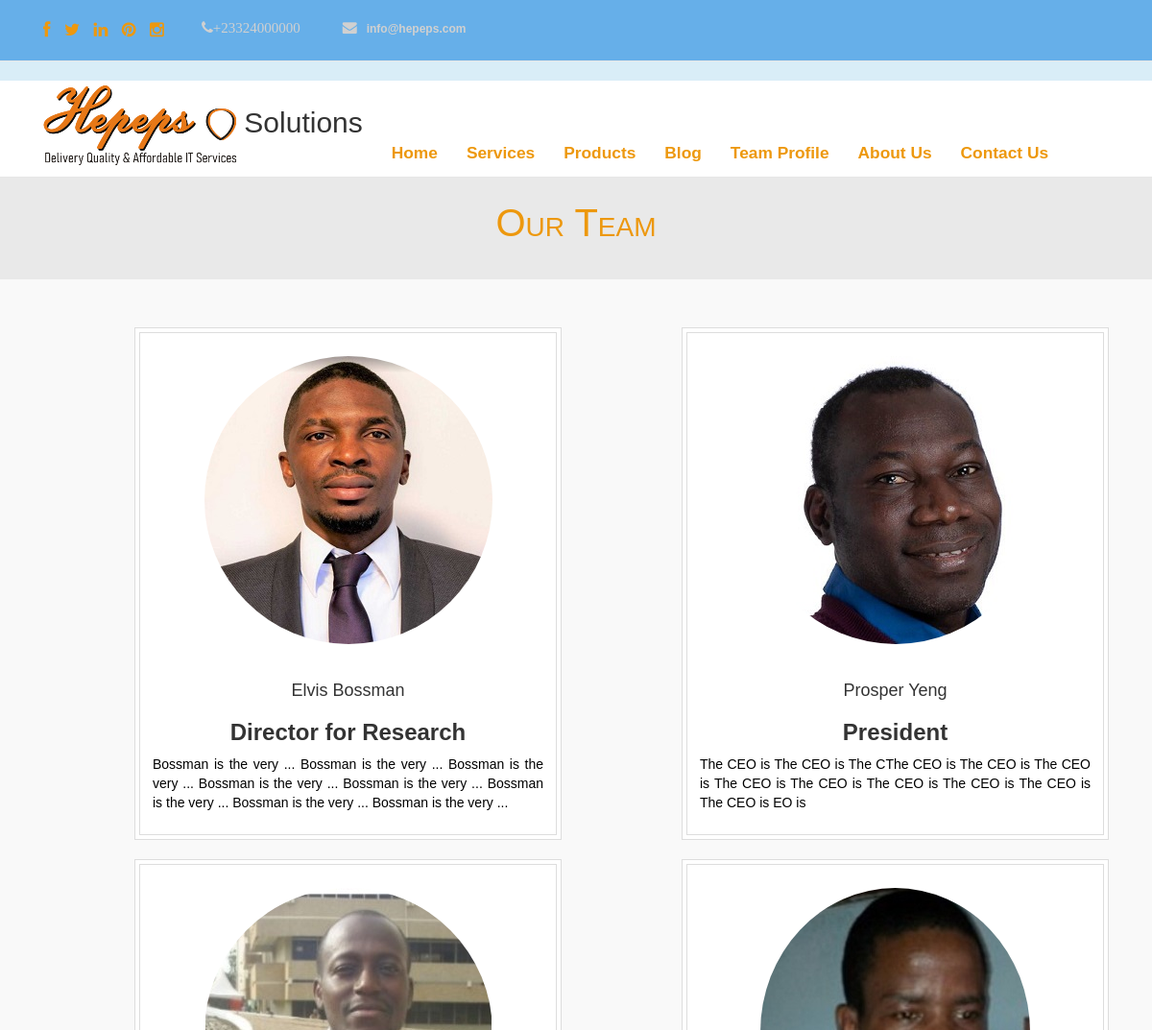
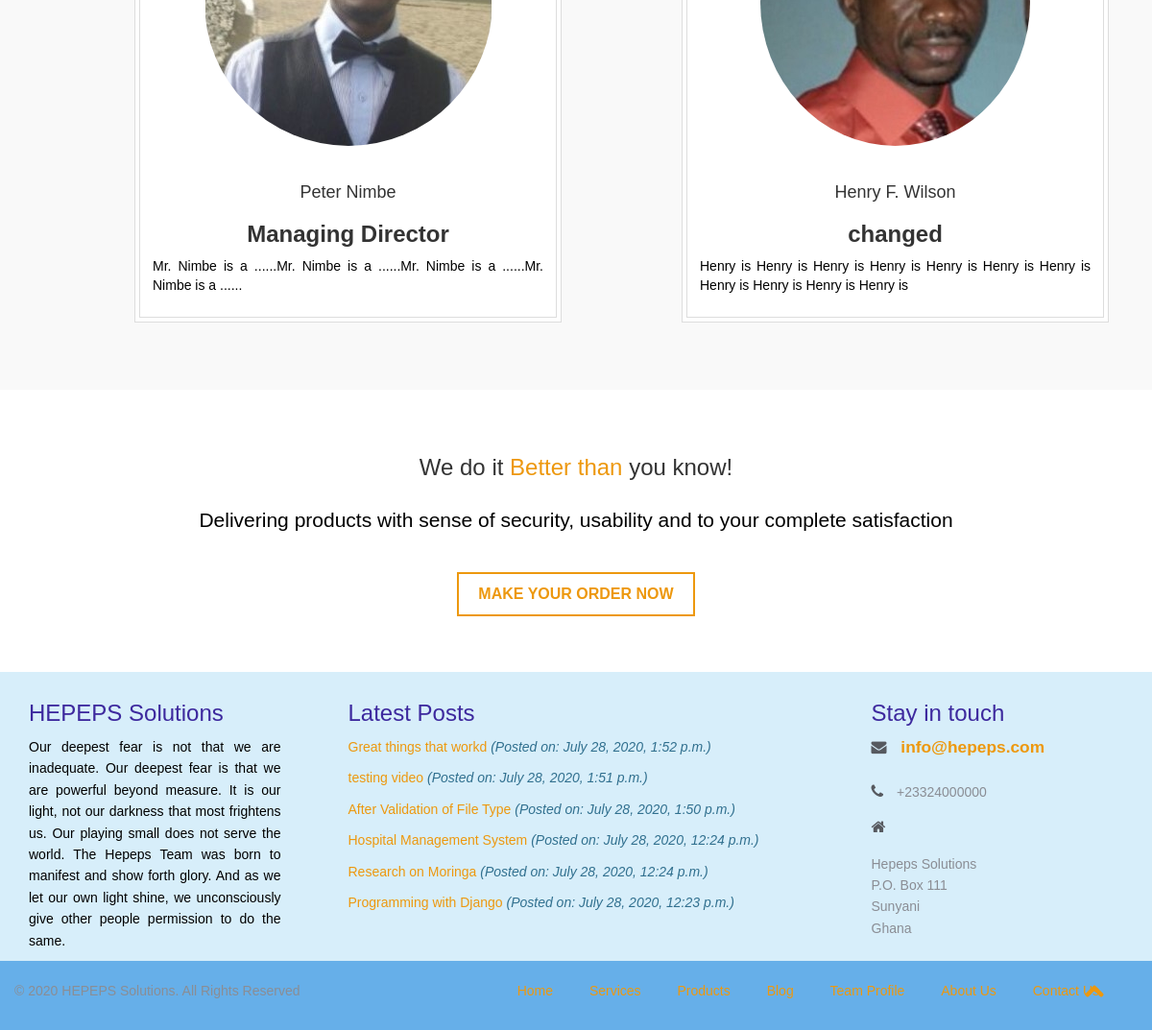
Page /team/ on the committed database (2 pictures, top to bottom).
### contact/models.py (models this page shows)
class Contact(models.Model):
    office_phone = models.CharField(max_length=15)
    mobile_phone = models.CharField(validators=[phone_regex], max_length=15)
    email = models.EmailField(max_length=100)
    website = models.CharField(max_length=100)
    postal = models.TextField()
    photo_url = models.FileField(upload_to='contact', blank=True, null=True)
    publish = models.BooleanField(default=True)
    created_on = models.DateField(auto_now_add=True)
    modified_on = models.DateField(auto_now=True)

### team/models.py (models this page shows, shortened)
class Team(models.Model):
    first_name = models.CharField(max_length=200)
    last_name = models.CharField(max_length=200)
    other_names = models.CharField(max_length=200, null=True, blank=True)
    img_url = models.FileField(upload_to='team')
    Bio = models.TextField(max_length=5000)
    role = models.ForeignKey(Role, on_delete=models.CASCADE)
    display_order = models.IntegerField(default=1)
    created_on = models.DateTimeField(auto_now_add=True)
    modified_on = models.DateTimeField(auto_now=True)
    is_active = models.BooleanField(default=True)
    class Meta:
        verbose_name_plural = 'Hepeps Team'

class Role(models.Model):
    name = models.CharField(max_length=200)
    is_active = models.BooleanField(default=True)
    def __str__(self):
        return self.name

### blog/models.py (models this page shows, shortened)
class Blog(models.Model):
    blog_category = models.ForeignKey(BlogCategory, max_length=100, on_delete=models.CASCADE)
    title = models.CharField(max_length=200)
    description = models.TextField(max_length=5000)
    blog_img = models.FileField(upload_to='blog')
    img_title = models.CharField(max_length=200)
    post_date = models.DateTimeField(auto_now_add=True)
    post_by = models.ForeignKey(Team, default=1, verbose_name="Post By", on_delete=models.SET_DEFAULT)
    publish = models.BooleanField(default=True)
    class Meta:
        verbose_name_plural = 'Blog'
    def __str__(self):
        return self.title

### team/views.py (the view)
# urls.py: path('', views.index, name='index'),
def index(request):
    result_list = Team.objects.filter(is_active=True)
    return render(request, 'team/index.html', {'result_list': result_list})

### home/context_processor.py (called while the page is built)
def basic_info(request):
    blog_links = Blog.objects.filter(publish=True).order_by('-id')[:15]
    blog_category_links = BlogCategory.objects.filter(publish=True).order_by('-id')[:10]
    current_year = datetime.datetime.now().year
    if current_year != 2020:
        copy_right_year = '2020-' + str(current_year)
    else:
        copy_right_year = str(current_year)
    footer_blog = Blog.objects.filter(publish=True).order_by('-id')[:9]
    contact_info = Contact.objects.all().first()
    content = {
        'blog_category_links': blog_category_links,
        'blog_links': blog_links,
        'copy_right_year': copy_right_year,
        'contact_info': contact_info,
        'footer_blog': footer_blog,
    }
    return content

### team/templates/team/index.html (shortened to what this page needs)
{% extends 'base.html' %}
{% block content %}
  <div class="jumbotron">
    <h2>Our Team</h2>
  </div>
  <div class="our-services">
    <div class="container">
     <div class="col-md-12">
          <div class="row">
            {% for item in result_list %}
            <div class="col-md-offset-1 col-md-5 col-sm-12">
              <div class="thumbnail">
                <div class="img-thumbnail">
                  <img src="{{item.img_url.url}}" alt="">
                  <div class="caption">
                    <h4>{{item.first_name}} {% if item.other_names %} {{ item.other_names}} {% endif %} {{ item.last_name}} </h4>
                    <h3><b>{{item.role}}</b> </h3>
                    <p>{{item.Bio}} </p>
                  </div>
                </div>
              </div>
            </div>
              {% endfor %}
              </div>
         </div>
    </div>
  </div>
  {% endblock content %}

### templates/header.html (shortened to what this page needs)
<div class="fixed-top">
    <header class="bg-info">
        <nav div class="navbar navbar-default navbar-static-top info-nav" role="navigation">
          <div class="container">
            <ul class="social-network">
              <li><a href="https://www.facebook.com" data-placement="top" title="Facebook"><i class="fa fa-facebook fa-1x"></i></a></li>
              <li><a href="https://www.twitter.com" data-placement="top" title="Twitter"><i class="fa fa-twitter fa-1x"></i></a></li>
              <li><a href="https://www.linkedin.com" data-placement="top" title="Linkedin"><i class="fa fa-linkedin fa-1x"></i></a></li>
              <li><a href="https://www.pinterest.com" data-placement="top" title="Pinterest"><i class="fa fa-pinterest fa-1x"></i></a></li>
              <li><a href="https://www.instagram.com" data-placement="top" title="Instagram"><i class="fa fa-instagram fa-1x"></i></a></li>
            </ul>
            <ul class="info">
              <li>
                <p><i class="fa fa-phone">{{ contact_info.office_phone }}</p></i>
              </li>
              <li><a href="#">
                  <p><i class="fa fa-envelope"></i>{{ contact_info.email }}</p></a></li>
            </ul>
          </div>
        </nav>
        <nav class="navbar navbar-default navbar-static-top" role="navigation">
          <div class="navigation">
            <div class="container">
              <div class="navbar-header">
                <div class="navbar-brand logo-img">
                    {% load static %}
                  <a  href="{% url 'home:index' %}">
                      <h1>
                          <img src="{% static 'img/logo.png' %}" alt=""> Solutions
                      </h1>
                  </a>
                </div>
              </div>
              <div class="navbar-collapse collapse">
                <ul class="nav navbar-nav main-menu">
                    <li role="presentation"><a href="{% url 'home:index' %}">Home</a></li>
                    <li role="presentation"><a href="{% url 'service:index' %}">Services</a></li>
                    <li role="presentation"><a href="{% url 'product:index' %}">Products</a></li>
                    <li role="presentation"><a href="{% url 'blog:index' 0 %}">Blog</a></li>
                    <li role="presentation"><a href="{% url 'staff_profile:index' %}">Team Profile</a></li>
                    <li role="presentation"><a href="{% url 'about:index' %}">About Us</a></li>
                    <li role="presentation"><a href="{% url 'contact:index' %}">Contact Us</a></li>
                </ul>
              </div>
            </div>
          </div>
        </nav>
    </header>
</div>

### templates/footer.html (shortened to what this page needs)
<footer>
    <div class="inner-footer">
      <div class="container">
        <div class="row">
          <div class="col-md-3 f-about">
            <a href="{% url 'home:index' %}">
              <h3 class="widgetheading">HEPEPS Solutions</h3>
            </a>
            <p>Our deepest fear is not that we are inadequate.
              Our deepest fear is that we are powerful beyond measure.
              It is our light, not our darkness that most frightens us.
              Our playing small does not serve the world. The Hepeps
              Team was born to manifest and show forth glory.
              And as we let our own light shine, we unconsciously
              give other people permission to do the same.
            </p>
          </div>
          <div class="col-md-6 l-posts">
              {% if footer_blog %}
                <h3 class="widgetheading">Latest Posts</h3>
                <ul>
                    {% for item in footer_blog %}
                          <li>
                              <a href="{% url 'blog:index' item.id %}">{{ item }}
                                  <i class="text-info">(Posted on: {{ item.post_date }})</i>
                              </a>
                          </li>
                    {% endfor %}
                </ul>
              {% endif %}
          </div>
          <div class="col-md-3 f-contact">
            <h3 class="widgetheading">Stay in touch</h3>
            <a href="{% url 'contact:index' %}">
             <i class="fa fa-envelope"></i> {{ contact_info.email }}<br><br>
            </a>
            <p><i class="fa fa-phone"></i> {{ contact_info.office_phone }}</p>
            <p><i class="fa fa-home"></i> {{ contact_info.postal|linebreaks }}</p>
          </div>
        </div>
      </div>
    </div>
    <div class="last-div">
      <div class="container">
        <div class="row">
          <div class="copyright">
            &copy; {{ copy_right_year }} HEPEPS Solutions. All Rights Reserved
          </div>
          <nav class="foot-nav">
            <ul>
              <li><a href="{% url 'home:index' %}">Home</a></li>
              <li><a href="{% url 'service:index' %}">Services</a></li>
              <li><a href="{% url 'product:index' %}">Products</a></li>
              <li><a href="{% url 'blog:index' 0 %}">Blog</a></li>
              <li><a href="{% url 'staff_profile:index' %}">Team Profile</a></li>
              <li><a href="{% url 'about:index' %}">About Us</a></li>
              <li><a href="{% url 'contact:index' %}">Contact Us</a></li>
            </ul>
          </nav>
        </div>
      </div>
      <a href="" class="scrollup"><i class="fa fa-chevron-up"></i></a>
    </div>
  </footer>

### static/css/style.css (style rules this page uses)
body { font-family:Helvetica, Arial, 'Times New Roman', sans-serif; font-size:14px; font-weight:300; line-height:1.6em; color:#333; background-color:#fff; }
hi,h2,h3,h4,h5,h6 { color:#333; line-height:1.1em; }
p { color:#000000; text-align: justify; }
a { text-decoration:none; transition: all 0.1s ease-in-out; -moz-transition: all 0.1s ease-in-out; -webkit-transition: all 0.1s ease-in-out; -o-transition: all 0.1s ease-in-out; outline: none; font-size: 13pt; font-weight: bold; color:#ed980e !important; }
a:link { color: #ed980e !important; font-size: 13pt; font-weight: bold; }
ul.social-network { font-size: 16px; list-style:none; margin-top:10px; padding:10px; transition: all 0.3s ease-in-out; -moz-transition: all 0.3s ease-in-out; -webkit-transition: all 0.3s ease-in-out; -o-transition: all 0.3s ease-in-out; }
ul.social-network li { display:inline; margin: 0 5px; }
ul.social-network li a { color:#d0d0d0; }
.info { float: left; margin-top: -45px; margin-left: 110px; }
.info li { display: inline-block; margin-left: 30px; }
.info i { color: #d0d0d0; font-size: 15px; margin-right: 10px; }
.info a { color: #d0d0d0; font-size: 12px; }
.info p { color: #d0d0d0; font-size: 12px; margin: 0; }
.navigation { background-color:#fff; padding:0; }
.navbar-brand h1 { margin-top:-10px; float: left; font-size: 30px; color:#333; }
.thumbnail { display: block; padding: 4px; margin-bottom: 20px; line-height: 1.42857143; background-color: #fff; border: 1px solid #ddd; border-radius: 0; text-align:center; -webkit-transition: border .2s ease-in-out; -o-transition: border .2s ease-in-out; transition: border .2s ease-in-out; }
.img-thumbnail { display: inline-block; max-width: 100%; height: auto; padding: 4px; line-height: 1.42857143; background-color: #fff; border: 1px solid #ddd; border-radius: 0; -webkit-transition: all .2s ease-in-out; -o-transition: all .2s ease-in-out; transition: all .2s ease-in-out; }
.img-thumbnail img { margin-top:20px; margin-bottom:20px; border-radius:50% }
.caption { text-align:center; }
.jumbotron { text-align:center; margin-bottom:-5px; background-color:#fff; }
.jumbotron h2 { margin-top:-68px; margin-bottom:-60px; color:#ed980e; background-color:#e9e9e9; padding: 30px 0px 40px 0px; font-size:40px; font-variant-caps: petite-caps; }
.our-services { padding-top:50px; padding-bottom:50px; background-color:#f9f9f9; }
footer { background: #d7eefa; }
.inner-footer { padding: 10px 0px 0px 0px }
.inner-footer ul li,a { list-style:none; }
.widgetheading { font-size: 24px; color: #3d299e; font-weight: 100; }
.f-about p { font-size: 14px; color: #000000; }
.l-posts h3 { margin-left:40px; }
.l-posts li a { font-size: 14px; font-weight: 300; border-bottom: 0px solid #2c2d2e; padding-bottom: 10px; margin-bottom: 0px; display: block; }
.f-contact p { font-size: 14px; color: #8a8d94; margin: 0; font-weight: 300; margin-bottom: 15px; }
.f-contact i { color: #56595f; font-size: 16px; margin-right: 10px; }
.last-div { background: #66afe9; padding: 20px 0; position: relative; }
.copyright { font-size: 14px; color: #8a8d94; margin: 0; font-weight: 300; float: left; }
.foot-nav { float: right; margin-right:20px; }
.foot-nav li { display: inline; margin-right:20px; }
.foot-nav li:after { content: ""; padding-left: 7px; margin-right: 7px; }
.foot-nav li:last-child:after { display: none; }
.foot-nav a { font-size: 14px; color: #8a8d94; margin: 0; font-weight: 300; }
a.scrollup { color:#fff; height:40px; width:40px; font-size:22px; line-height:40px; text-align:center; text-decoration:none; position:fixed; bottom:20px; right:40px; opacity:0,5; border-radius:50%; z-index:999; }
.info-nav { background: #66afe9; }
.fixed-top { position: fixed; top: 0; right: 0; left: 0; z-index: 100; }
.logo-img { position: relative; height: 50px; padding-bottom: 60px !important; z-index: 101; }
.main-menu { margin-top: 50px; }

### rows in the picture
Contact: office_phone "+23324000000", email "info@hepeps.com", postal "Hepeps Solutions P.O. Box 111 Sunyani Ghana"
Team: img_url (picture), first_name "Elvis", last_name "Bossman", role "Director for Research", Bio "Bossman is the very ... Bossman is the very ... Bossman is the very ... Bossman is the very ... Bossman is the very ... Bossman is the very ... Bossman is the very ... Bossman is the very ..."
Team: img_url (picture), first_name "Prosper", last_name "Yeng", role "President", Bio "The CEO is The CEO is The CThe CEO is The CEO is The CEO is The CEO is The CEO is The CEO is The CEO is The CEO is The CEO is EO is"
Team: img_url (picture), first_name "Peter", last_name "Nimbe", role "Managing Director", Bio "Mr. Nimbe is a ......Mr. Nimbe is a ......Mr. Nimbe is a ......Mr. Nimbe is a ......"
Team: img_url (picture), first_name "Henry", other_names "F.", last_name "Wilson", role "changed", Bio "Henry is Henry is Henry is Henry is Henry is Henry is Henry is Henry is Henry is Henry is Henry is"
Blog: title "Great things that workd", post_date "July 28, 2020, 1:52 p.m."
Blog: title "testing video", post_date "July 28, 2020, 1:51 p.m."
Blog: title "After Validation of File Type", post_date "July 28, 2020, 1:50 p.m."
Blog: title "Hospital Management System", post_date "July 28, 2020, 12:24 p.m."
Blog: title "Research on Moringa", post_date "July 28, 2020, 12:24 p.m."
Blog: title "Programming with Django", post_date "July 28, 2020, 12:23 p.m."
